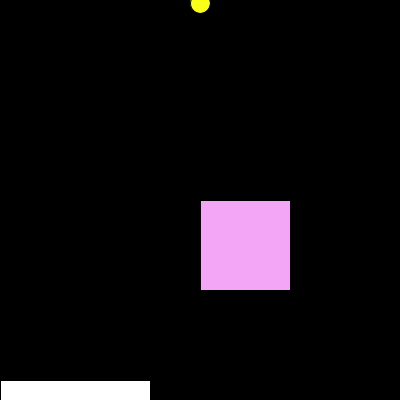
Frame 1 (no input)
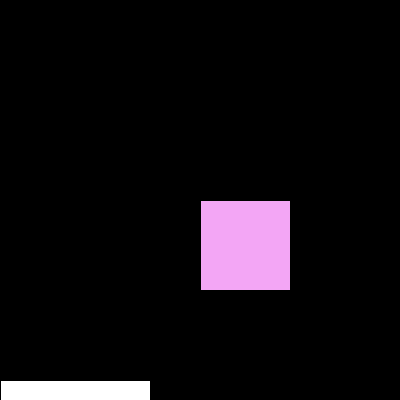
Frame 60 (the mouse pressed at the canvas centre just before this capture)
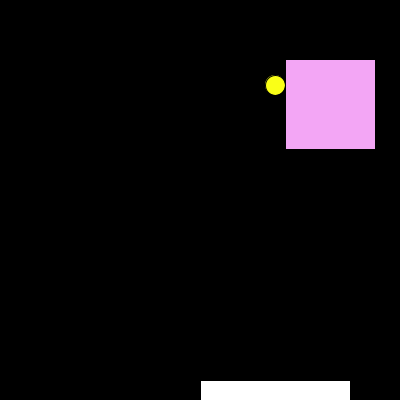
Frame 120 (the mouse held since frame 60 and released just before this capture)

The Processing sketch that drew these frames (run headless with seeded random() and noise(); from frame 60 on, the mouse is pressed at the canvas centre):

// Processing sketch: keira_spaceship_alien_game
// ── keira_spaceship_alien_game.pde
int bux = 200;
int buy = 3;
int alienX =200;
int alienY= 200;

void setup()
{
  size(400, 400);
}

void mousePressed()
{
  bux = mouseX + 75;
  buy= 380;
}
void draw()

{
  background(0, 0, 0, 0);
  //MY SHIP
  fill(#FFFFFF);
  rect(mouseX, 380, 150, 40);

  // ALIEN SHIP
  fill(#F3A6F5);
  rect(alienX, alienY, 90, 90);

  if (bux > alienX && bux < alienX +100 && buy < alienY +100)
  {
    alienX = (int) random(0, 300); 
    alienY = (int) random(0, 250);
  }
  //BULLET
  fill(#FAFF17);
  ellipse(bux, buy, 20, 20);
  buy=buy -5;
}
